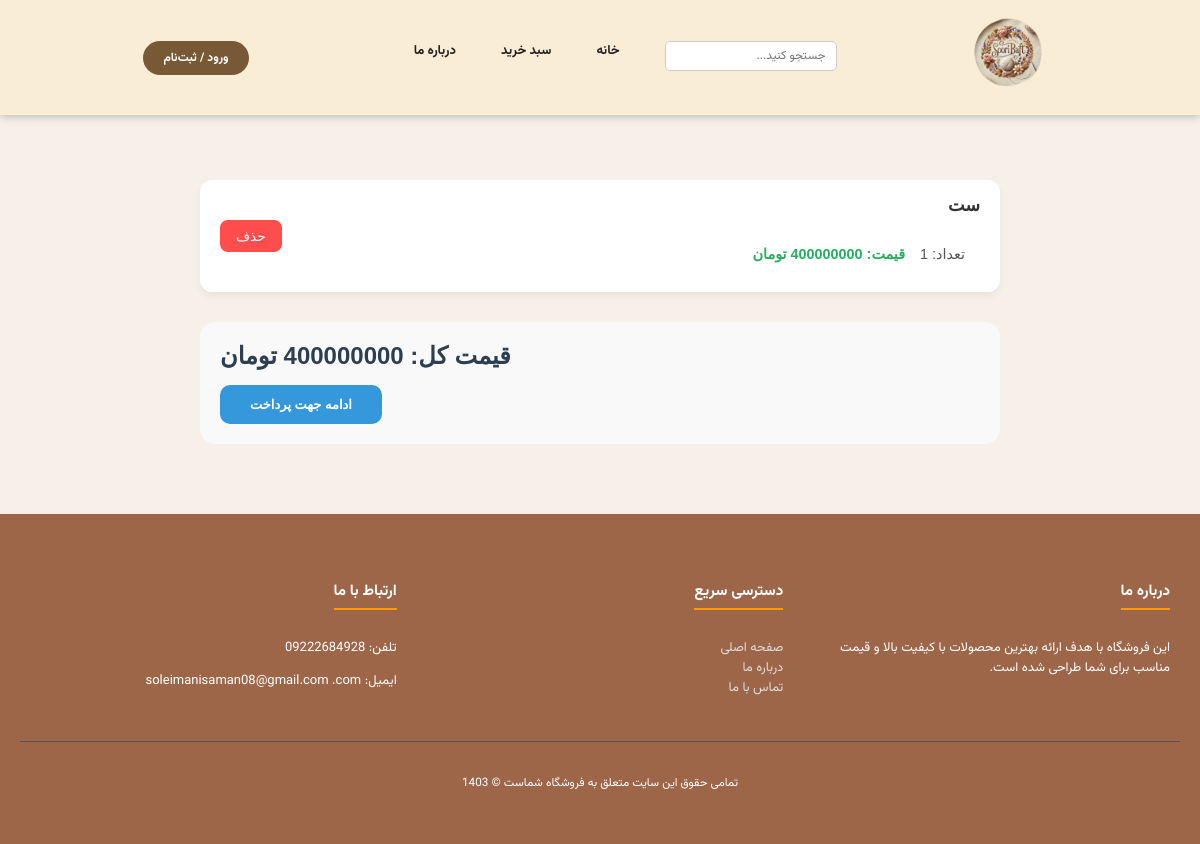
The page /user/cart (signed in) on the database as committed earlier.
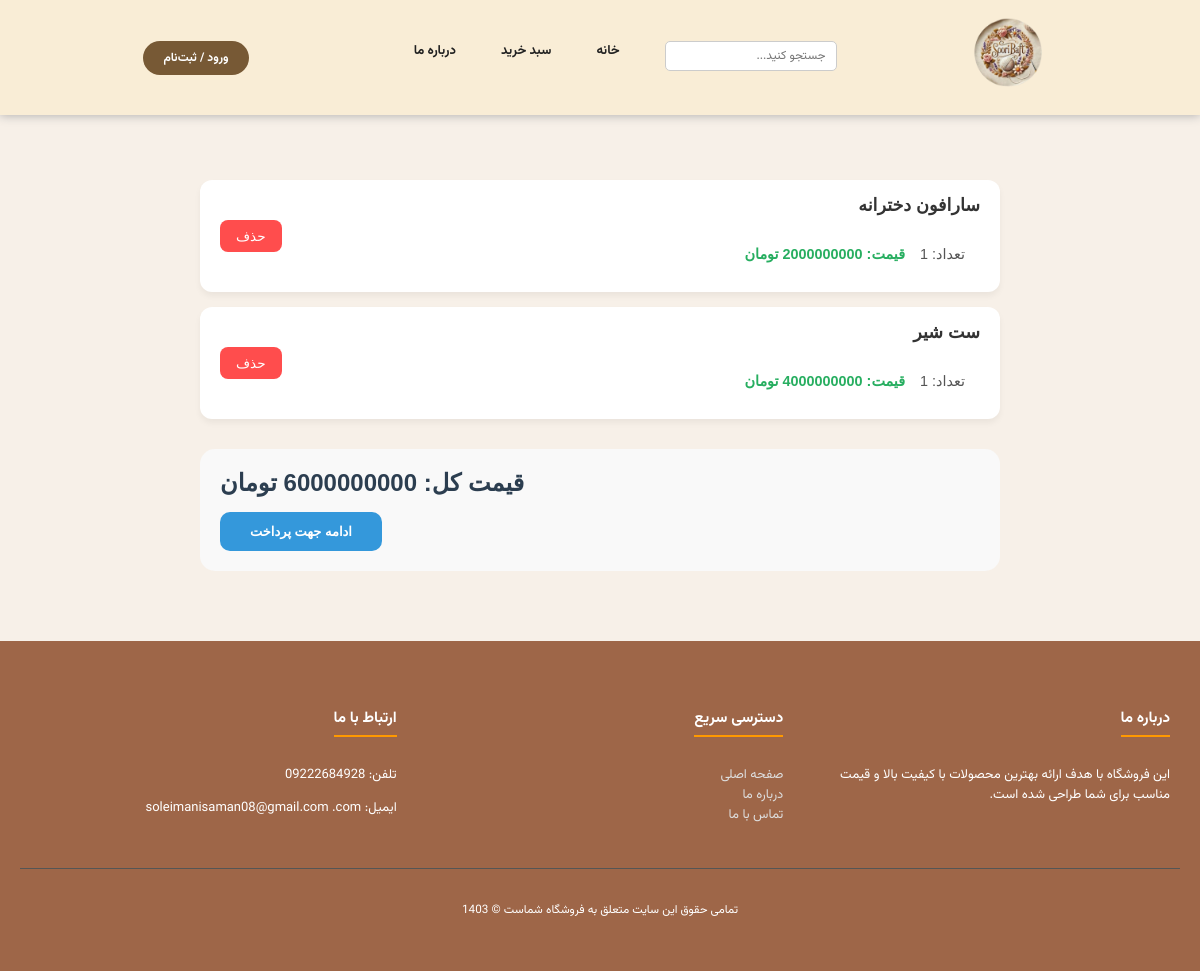
The same page on the database as committed later.
### models/cart_item.py (models this page shows)
class CartItem(db.Model):
    __tablename__ = "cart_items"
    id = Column(Integer, primary_key=True)
    cart_id = Column(Integer, ForeignKey('carts.id'), nullable=False)
    product_id = Column(Integer, ForeignKey('products.id'), nullable=False)
    price=Column(Integer)
    quantity =Column(Integer)
    product = db.relationship("Product", backref=backref("cart_items",lazy="dynamic"))
    cart = db.relationship("Cart", backref=backref("cart_items",lazy="dynamic"))

### models/product.py (models this page shows)
class Product(db.Model):
    __tablename__ = "products"
    id = Column(Integer, primary_key=True)
    name = Column(String, unique=True, nullable=False, index=True)
    price = Column(Integer, nullable=False, index=True)
    description = Column(String, nullable=False, index=True)
    active = Column(Integer, nullable=False, index=True)
    category_id = Column(
        Integer,
        ForeignKey("categories.id"),
        nullable=True
    )
    category = db.relationship(
        "Category",
        back_populates="products"
    )

### blueprints/user.py (the view)
@app.route('/user/cart', methods=['GET'])
@login_required
def cart():
    cart = current_user.carts.filter(
        Cart.status == "pending"
    ).first()
    return render_template("user/cart.html", cart=cart)

### app.py (called while the page is built)
@login_manager.user_loader
def load_user(user_id):
    return User.query.get(int(user_id))

### models/cart.py (called while the page is built)
    def total_price(self):
        total=0
        for item in self.cart_items:
            t = item.price * item.quantity
            total +=t
        return total

### templates/user/cart.html (shortened to what this page needs)
{% extends "base.html" %}
{% block body %}
<header>
    <nav>
            <section class="logo">
                <img src="{{ url_for('static', filename='image/logo.png') }}" alt="sooribaaft">
            </section>
        <ul class="nav-links">
            <li class="search-container">
                <form action="/" method="GET">
                    <input type="text" name="search" placeholder="جستجو کنید..." class="search-input">
                </form>
            </li>
            <li><a href="/">خانه</a></li>
            <li><a href="/user/cart">سبد خرید</a></li>
            <li><a href="/about">درباره ما</a></li>
             <li class="auth-item">
            <a href="/user/login" class="auth-btn">ورود / ثبت‌نام</a>
        </li>
        </ul>
    </nav>
</header>
<div class="cart-container">
    {% if cart != None and cart.cart_items|list|length > 0 %}
        {% for cart in current_user.carts | selectattr('status', 'equalto', 'pending') %}
            <div class="cart-wrapper">
                {% for cart_item in cart.cart_items %}
                    <div class="cart-item">
                        <div class="item-details">
                            <span class="product-name">{{ cart_item.product.name }}</span>
                            <span class="product-info">
                                <span class="quantity">تعداد: {{ cart_item.quantity }}</span>
                                <span class="price">قیمت: {{ cart_item.product.price }} تومان</span>
                            </span>
                        </div>
                        <form class="remove-form" action="/remove_from_cart" method="get">
                            <input type="submit" class="btn-remove" value="حذف">
                        </form>
                    </div>
                {% endfor %}
            </div>
        {% endfor %}
        <div class="cart-summary">
            <b class="total-price">قیمت کل: {{cart.total_price()}} تومان</b>
            <div class="actions">
                <a href="/payment" class="btn-checkout">ادامه جهت پرداخت</a>
            </div>
        </div>
    {% else %}
        <div class="empty-cart">
            <p>سبد خرید خالی است ..</p>
        </div>
    {% endif %}
</div>
<footer class="site-footer">
    <div class="footer-container">
        <div class="footer-column">
            <h3>درباره ما</h3>
            <p>این فروشگاه با هدف ارائه بهترین محصولات با کیفیت بالا و قیمت مناسب برای شما طراحی شده است.</p>
        </div>
        <div class="footer-column">
            <h3>دسترسی سریع</h3>
            <ul>
                <li><a href="/">صفحه اصلی</a></li>
                <li><a href="/about">درباره ما</a></li>
                <li><a href="/contact">تماس با ما</a></li>
            </ul>
        </div>
        <div class="footer-column">
            <h3>ارتباط با ما</h3>
            <p>تلفن: 09222684928</p>
            <p>ایمیل: soleimanisaman08@gmail.com
.com</p>
        </div>
    </div>
    <div class="footer-bottom">
        <p>تمامی حقوق این سایت متعلق به فروشگاه شماست &copy; 1403</p>
    </div>
</footer>
{% endblock %}

### templates/base.html (shortened to what this page needs)
<!doctype html>
<html lang="fa" dir="rtl">
<head>
    <link rel="stylesheet" href="https://cdn.jsdelivr.net/npm/swiper@11/swiper-bundle.min.css" />
    <link rel="stylesheet" href="{{ url_for('static', filename='css/index.css') }}">
</head>
<body>
    {% block body %}{% endblock %}
</body>
</html>

### static/css/index.css (style rules this page uses)
body { padding: 0; margin: 0; font-size: 13px; background: #f7f0e8; color: #212121; padding-top: 120px; font-family:Vazirmatn; }
header { width: 100%; text-align: center; }
nav { background-color: #f9edd6; position: fixed; top: 0; right: 0; width: 100%; height: 115px; box-shadow: 0px 0px 10px 0px rgb(169, 168, 168); display: flex; align-items: center; justify-content: center; z-index: 1000; }
nav ul { list-style: none; margin: 0; padding: 0; display: flex; gap: 45px; }
nav ul li a { text-decoration: none; color: #212121; font-weight: bold; }
.search-input { padding: 5px 10px; border: 1px solid #ccc; border-radius: 5px 5px 5px 5px; outline: none; font-family: 'Vazirmatn', sans-serif; font-size: 12px; width: 150px; }
.auth-item { margin-right: 120px; }
.auth-btn { background-color: #775935; color: #ffffff !important; padding: 8px 20px; border-radius: 25px; text-decoration: none; font-weight: bold; font-size: 12px; transition: all 0.3s ease; display: inline-block; }
.logo { margin-left: 120px; }
.logo img { max-width: 100px; max-height: 100px; }
.product-info { padding: 15px; }
.product-name { font-size: 1rem; margin: 0 0 10px 0; color: #333; font-weight: bold; white-space: nowrap; overflow: hidden; text-overflow: ellipsis; }
.site-footer { background-color: rgb(158, 102, 72); color: #fff; padding: 40px 20px; margin-top: 50px; }
.footer-container { display: flex; justify-content: space-around; flex-wrap: wrap; max-width: 1200px; margin: 0 auto; }
.footer-column { flex: 1; min-width: 250px; margin: 10px; }
.footer-column h3 { border-bottom: 2px solid #ff9900; display: inline-block; padding-bottom: 5px; }
.footer-column ul { list-style: none; padding: 0; }
.footer-column ul li a { color: #ddd; text-decoration: none; transition: 0.3s; }
.footer-bottom { text-align: center; border-top: 1px solid #555; margin-top: 20px; padding-top: 20px; font-size: 0.9em; }
html, body { margin: 0; padding: 0; height: 100%; }
body { padding-top: 120px; font-size: 13px; background: #f7f0e8; color: #212121; font-family: 'Vazirmatn', sans-serif; box-sizing: border-box; }
.cart-container { max-width: 800px; margin: 40px auto; padding: 20px; direction: rtl; font-family: 'Tahoma', sans-serif; }
.cart-item { display: flex; justify-content: space-between; align-items: center; background-color: #fff; padding: 15px 20px; margin-bottom: 15px; border-radius: 12px; box-shadow: 0 4px 6px rgba(0, 0, 0, 0.05); transition: transform 0.2s ease; }
.item-details { display: flex; flex-direction: column; gap: 5px; }
.product-name { font-weight: bold; font-size: 1.1rem; color: #333; }
.product-info { font-size: 0.9rem; color: #777; display: flex; gap: 15px; }
.quantity { color: #555; }
.price { color: #27ae60; font-weight: bold; }
.remove-form { margin: 0; }
.btn-remove { background-color: #ff4d4d; color: white; border: none; padding: 8px 16px; border-radius: 8px; cursor: pointer; font-size: 0.85rem; transition: background 0.3s; }
.cart-summary { margin-top: 30px; padding: 20px; background-color: #f9f9f9; border-radius: 15px; text-align: left; display: flex; flex-direction: column; align-items: flex-end; }
.total-price { font-size: 1.5rem; color: #2c3e50; margin-bottom: 15px; }
.btn-checkout { display: inline-block; background-color: #3498db; color: white; text-decoration: none; padding: 12px 30px; border-radius: 10px; font-weight: bold; transition: background 0.3s; }

Rows that differ between the two databases and show on the page:
no longer on this page (row edited): CartItem: product.name "ست", quantity "1", product.price "400000000", total_price "400000000"
added CartItem: product.name "سارافون دخترانه", quantity "1", product.price "2000000000", total_price "6000000000"
added CartItem: product.name "ست شیر", quantity "1", product.price "4000000000"
